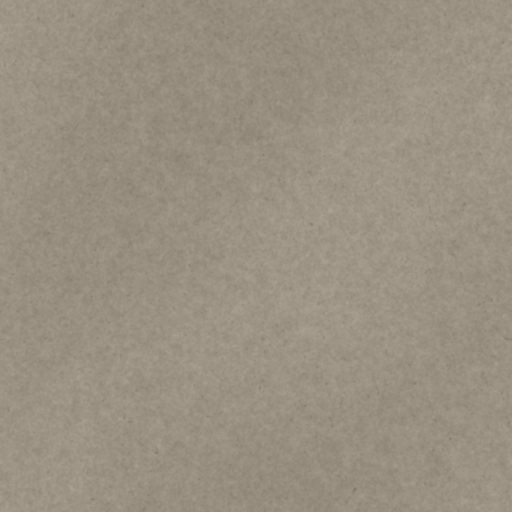
#> input picture Brainstorming/games/meuble/Assets/Art/Environment/floor_carpet.png, 1024 x 1024 px, given in place of wood.png, which was not available (shown at 1/2 size)
$ python derive_env_textures.py
#> lines starting #> are read from the running program, lines starting #| are printed output that depends on the picture
"""
Derives the environment detail and normal maps of OUT OF SIGHT from the product owner's 13 environment images
(Assets/Art/Environment/<surface>.png, 1254 x 1254 RGB), replacing the ambientCG derived ones.

Same contract as derive_textures.py: every detail is a seamless 512 x 512 RGB PNG with r = g = b, imported
LINEAR, mean exactly 240/255 (Tuning.DetailMean), highlights capped at 1.0. The palette colour carries the
meaning, so the detail is grayscale only: the luminance of the source, high-passed with wrap-around filters.

Calm: the contrast of each new detail is matched to the detail it replaces (same std), then lowered further
when its fine detail (mean absolute neighbour difference at 512, 256 and 128 px, a stand-in for what the
Step22d noise probe measures through the mip chain) would exceed the old one's. Walls, floors and the
player lacquer get an extra margin (level 1 read 1.98 of the 2.0 limit with the old set).

Seamless: most sources are nearly but not exactly seamless. Each wrap edge is cross-faded, in a narrow band,
with a copy of the image rolled by about half its size along that axis only (the roll is snapped to the
offset that best matches the pattern, so a weave or a grain stays in phase). Structured sources whose edges
already fall on a joint (tile grout, parquet planks) are left as they are.

Normal maps: the ambientCG ones no longer match these sources, so each surface that had one gets a gentle
tangent space normal map derived from its own new detail (periodic Sobel on the detail as a height), with
at most the xy strength (rms) of the map it replaces and never more fine detail than it (same mips and margin as
the detail), so the tuned Tuning.NormalScale* values keep their meaning and the bump stays calm.
OpenGL convention (green up), like the ambientCG NormalGL maps.

Usage: python tools/assets/derive_env_textures.py   (writes Assets/Art/Environment/Detail/)
The calm targets are read from the retired ambientCG maps, deleted from Assets/ThirdParty/Textures/ambientCG on
2026-11-18: to re-run, restore them first (git checkout fdd2bd36 -- games/OutOfSight/Assets/ThirdParty/Textures).
"""
import json
import os

import numpy as np
from PIL import Image

HERE = os.path.dirname(os.path.abspath(__file__))
ROOT = os.path.normpath(os.path.join(HERE, "..", ".."))
SRC = os.path.join(ROOT, "Assets", "Art", "Environment")
OUT = os.path.join(SRC, "Detail")
OLD = os.path.join(ROOT, "Assets", "ThirdParty", "Textures", "ambientCG")
SIZE = 512
MEAN = 240.0 / 255.0
BAND = 28  # cross-fade half width at the source size (1254 px), about 2 %
# Streaky sources (grain or brushing along x): a wider band, so a streak fades instead of stopping at the seam.
WIDE_BAND = {"wood": 220, "lacquer": 220, "metal": 220}

# surface, old ambientCG id, rotate (deg), high pass sigma (px at 512), soften sigma, seam fix, calm margin
SPECS = [
    ("wood", "Wood049", 90, 96.0, 0.8, True, 1.0),
    ("parquet", "WoodFloor051", 90, 160.0, 0.7, False, 0.9),
    ("plaster", "Plaster001", 0, 48.0, 1.0, True, 0.9),
    ("upholstery", "Fabric011", 0, 64.0, 0.9, True, 1.0),
    ("linen", "Fabric036", 0, 64.0, 0.8, True, 1.0),
    ("carpet", "Carpet012", 0, 64.0, 0.9, True, 0.95),
    ("grass", "Grass001", 0, 96.0, 1.6, True, 1.0),
    ("lacquer", "PaintedWood006C", 90, 96.0, 0.8, True, 0.9),
    ("metal", "Metal009", 0, 96.0, 0.6, True, 1.0),
    ("plastic", "Plastic006", 0, 64.0, 0.9, True, 1.0),
    ("foliage", "Moss002", 0, 64.0, 0.8, True, 1.0),
    ("soil", "Ground104", 0, 64.0, 0.8, True, 1.0),
    ("tile", "Tiles049", 0, 160.0, 0.6, False, 0.95),
]
HAS_NORMAL = {"wood", "parquet", "plaster", "upholstery", "linen", "carpet", "grass", "lacquer", "metal", "tile"}


def luminance(path):
    a = np.asarray(Image.open(path).convert("RGB"), dtype=np.float64) / 255.0
    return 0.2126 * a[..., 0] + 0.7152 * a[..., 1] + 0.0722 * a[..., 2]


def best_roll(a, axis):
    """The roll near half the size along an axis that best matches the image with itself (keeps a weave in phase)."""
    n = a.shape[axis]
    best, best_err = n // 2, None
    for s in range(n // 2 - 40, n // 2 + 41):
        err = np.abs(a - np.roll(a, s, axis=axis)).mean()
        if best_err is None or err < best_err:
            best, best_err = s, err
    return best


def fix_seam(a, axis, band=BAND):
    """Cross-fades the wrap edge along one axis with a rolled copy, so the opposite borders meet."""
    n = a.shape[axis]
    rolled = np.roll(a, best_roll(a, axis), axis=axis)
    d = np.minimum(np.arange(n), n - 1 - np.arange(n)).astype(np.float64)
    t = np.clip(d / band, 0.0, 1.0)
    w = t * t * (3.0 - 2.0 * t)  # 0 on the edge (all rolled copy), 1 beyond the band (all original)
    w = w[:, None] if axis == 0 else w[None, :]
    return w * a + (1.0 - w) * rolled


def resize_wrapped(a, size):
    """Resizes a seamless image without a border seam: tile it 3 x 3, resize, keep the centre."""
    big = np.tile(a, (3, 3))
    im = Image.fromarray(big.astype(np.float32), mode="F").resize((3 * size, 3 * size), Image.LANCZOS)
    r = np.asarray(im, dtype=np.float64)
    return r[size:2 * size, size:2 * size]


def periodic_blur(a, sigma):
    if sigma <= 0:
        return a
    h, w = a.shape
    fy = np.fft.fftfreq(h)[:, None]
    fx = np.fft.fftfreq(w)[None, :]
    g = np.exp(-2.0 * (np.pi * sigma) ** 2 * (fx ** 2 + fy ** 2))
    return np.real(np.fft.ifft2(np.fft.fft2(a) * g))


def fine_detail(d):
    """Mean absolute neighbour difference (wrap-around) at 512, 256 and 128 px (box mips)."""
    out = []
    for _ in range(3):
        out.append(0.5 * (np.abs(d - np.roll(d, 1, 0)).mean() + np.abs(d - np.roll(d, 1, 1)).mean()))
        d = 0.25 * (d[0::2, 0::2] + d[1::2, 0::2] + d[0::2, 1::2] + d[1::2, 1::2])
    return np.array(out)


def remap(z, std, darkest):
    d = MEAN * (1.0 + std * z)
    lo = MEAN * darkest
    for _ in range(40):
        d = np.clip(d, lo, 1.0)
        d = d + (MEAN - d.mean())
    return np.clip(d, lo, 1.0)


def normal_from(d, old_xy, margin):
    """
    A gentle tangent space normal map (OpenGL, green up) from the detail as a height: as strong as the old map
    (xy rms) at most, and never with more fine detail than the old map at any of the three mips (times the margin).
    """
    rms = float(np.sqrt(old_xy[..., 0].std() ** 2 + old_xy[..., 1].std() ** 2))
    old_fine = fine_detail(old_xy[..., 0]) + fine_detail(old_xy[..., 1])
    h = d / MEAN
    gx = (np.roll(h, -1, 1) - np.roll(h, 1, 1)) * 2 + (np.roll(np.roll(h, -1, 1), 1, 0) - np.roll(np.roll(h, 1, 1), 1, 0)) \
        + (np.roll(np.roll(h, -1, 1), -1, 0) - np.roll(np.roll(h, 1, 1), -1, 0))
    gy = (np.roll(h, -1, 0) - np.roll(h, 1, 0)) * 2 + (np.roll(np.roll(h, -1, 0), 1, 1) - np.roll(np.roll(h, 1, 0), 1, 1)) \
        + (np.roll(np.roll(h, -1, 0), -1, 1) - np.roll(np.roll(h, 1, 0), -1, 1))
    gx = periodic_blur(gx / 8.0, 0.6)
    gy = periodic_blur(gy / 8.0, 0.6)
    k_lo, k_hi = 0.0, 400.0
    for _ in range(50):  # bisect the strength so the xy rms of the unit normals matches the old map
        k = 0.5 * (k_lo + k_hi)
        nx, ny = -k * gx, k * gy  # image rows grow downwards, texture v upwards
        inv = 1.0 / np.sqrt(nx * nx + ny * ny + 1.0)
        cur = np.sqrt((nx * inv).std() ** 2 + (ny * inv).std() ** 2)
        fine = ((fine_detail(nx * inv) + fine_detail(ny * inv)) / old_fine).max()
        if cur < rms and fine < margin:
            k_lo = k
        else:
            k_hi = k
    n = np.stack([nx * inv, ny * inv, inv], axis=-1)
    return np.clip(np.round((n * 0.5 + 0.5) * 255.0), 0, 255).astype(np.uint8), k, cur, fine


def derive(name, old_id, rotate, hp, soft, seam, margin):
    lum = luminance(os.path.join(SRC, name + ".png"))
    if seam:
        band = WIDE_BAND.get(name, BAND)
        lum = fix_seam(fix_seam(lum, 1, band), 0, BAND)
    if rotate:
        lum = np.rot90(lum, k=rotate // 90)
    lum = resize_wrapped(lum, SIZE)
    lum = lum - periodic_blur(lum, hp) + lum.mean()
    lum = periodic_blur(lum, soft)
    z = (lum - lum.mean()) / lum.std()

    old = np.asarray(Image.open(os.path.join(OLD, f"detail_{name}_{old_id}.png")).convert("L"), dtype=np.float64) / 255.0
    old_std = old.std() / MEAN
    darkest = max(old.min() / MEAN, 0.66)
    old_fine = fine_detail(old)
    std = old_std
    for _ in range(6):  # calm: never more fine detail than the old map at any of the three mips (times the margin)
        d = remap(z, std, darkest)
        ratio = (fine_detail(d) / old_fine).max()
        if ratio <= margin * 1.005:
            break
        std *= margin / ratio
    byte = np.clip(np.round(d * 255.0), 0, 255).astype(np.uint8)
    os.makedirs(OUT, exist_ok=True)
    Image.fromarray(np.stack([byte] * 3, axis=-1), mode="RGB").save(os.path.join(OUT, f"detail_{name}.png"), optimize=True)
    v = byte.astype(np.float64) / 255.0
    stats = {
        "surface": name, "mean": round(float(v.mean()), 5), "std": round(float(v.std()), 5),
        "oldStd": round(float(old.std()), 5), "min": round(float(v.min()), 4), "max": round(float(v.max()), 4),
        "fineVsOld": [round(float(x), 3) for x in fine_detail(v) / old_fine],
    }
    if name in HAS_NORMAL:
        on = np.asarray(Image.open(os.path.join(OLD, f"normal_{name}_{old_id}.png")).convert("RGB"), dtype=np.float64) / 255.0 * 2 - 1
        nrm, k, rms, fine = normal_from(v, on, margin)
        Image.fromarray(nrm, mode="RGB").save(os.path.join(OUT, f"normal_{name}.png"), optimize=True)
        stats["normalRms"] = round(rms, 4)
        stats["oldNormalRms"] = round(float(np.sqrt(on[..., 0].std() ** 2 + on[..., 1].std() ** 2)), 4)
        stats["normalFineVsOld"] = round(fine, 3)
        stats["normalStrength"] = round(k, 2)
    return stats


def main():
    report = [derive(*s) for s in SPECS]
#> the loop in best_roll, `for s in range(n // 2 - 40, n // 2 + 41):` made 81 passes
#> (err, best, best_err) on pass 1: (0.0219, 472, 0.0219)
#> err on passes 2 to 7: 0.0219, 0.0219, 0.0219, 0.0219, 0.022, 0.022
#> after the loop in best_roll, `for s in range(n // 2 - 40, n // 2 + 41):`: best = 472; best_err = 0.0219
#> in fix_seam, `rolled = np.roll(a, best_roll(a, axis), axis=axis)`:
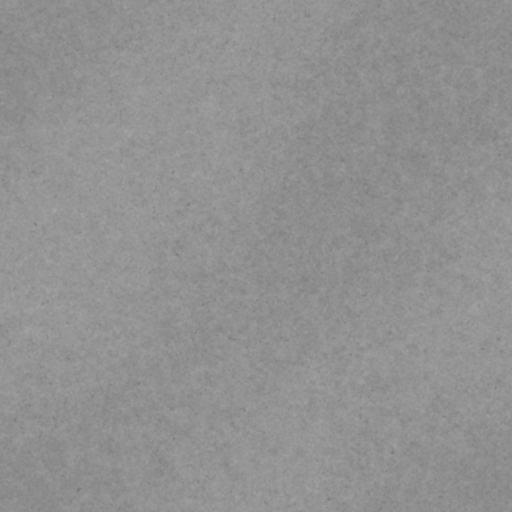
#> rolled: shape (1024, 1024) float64 (shown at 1/2 size); min 0.461, max 0.651, mean 0.571
#> the loop in best_roll (call 2), `for s in range(n // 2 - 40, n // 2 + 41):` made 81 passes
#> (err, best, best_err) on pass 1: (0.0207, 472, 0.0207)
#> err on passes 2 to 7: 0.0207, 0.0207, 0.0207, 0.0207, 0.0207, 0.0208
#> in resize_wrapped, `return r[size:2 * size, size:2 * size]`:
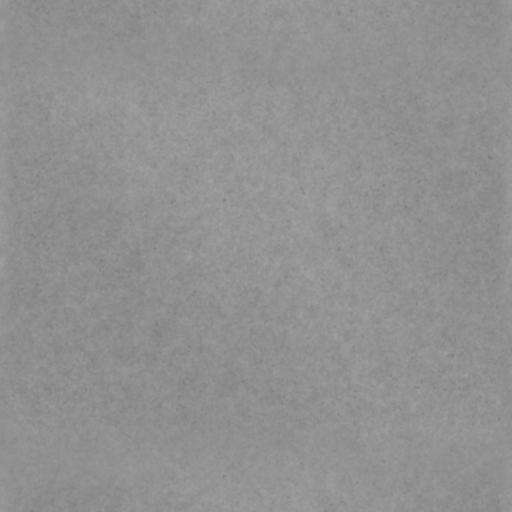
#> returned value: shape (512, 512) float64; min 0.461, max 0.653, mean 0.57
#> in derive, `z = (lum - lum.mean()) / lum.std()`:
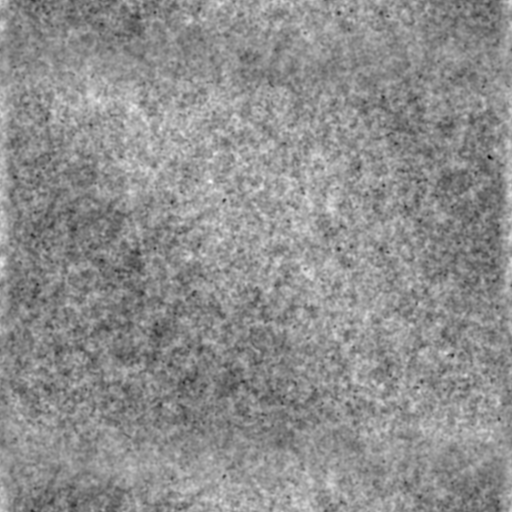
#> z: shape (512, 512) float64; min -6.38, max 5.03, mean -8.82e-15; drawn with min black and max white
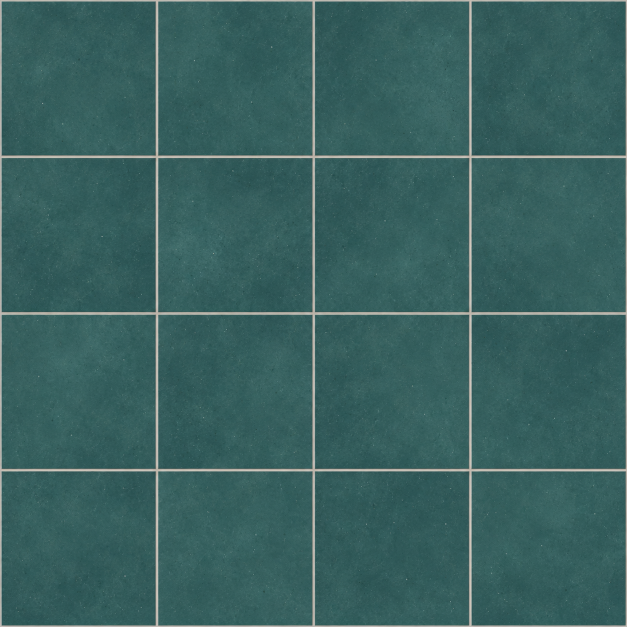
#> input picture Brainstorming/games/meuble/Assets/Art/Environment/tile_bathroom_large_teal.png, 1254 x 1254 px, given in place of detail_wood_Wood049.png, which was not available (shown at 1/2 size)
#> in derive, `old = np.asarray(Image.open(os.path.join(OLD, f"detail_{name}_{old_id}..`:
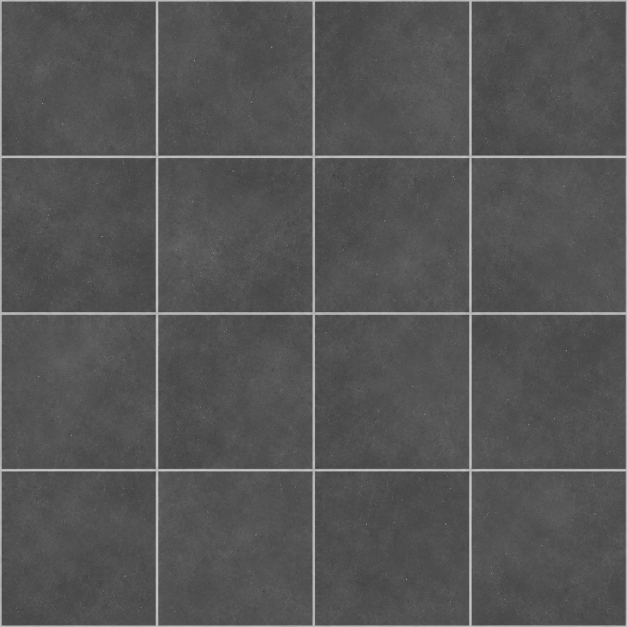
#> old: shape (1254, 1254) float64 (shown at 1/2 size); min 0.192, max 0.831, mean 0.333
#> in derive, `old_std = old.std() / MEAN`: old_std = 0.0776
#> in derive, `darkest = max(old.min() / MEAN, 0.66)`: darkest = 0.66
#> the loop in fine_detail, `for _ in range(3):` made 2 passes
#> pass 1, in fine_detail, `d = 0.25 * (d[0::2, 0::2] + d[1::2, 0::2] + d[0::2, 1::2] + d[1::2, 1:..`:
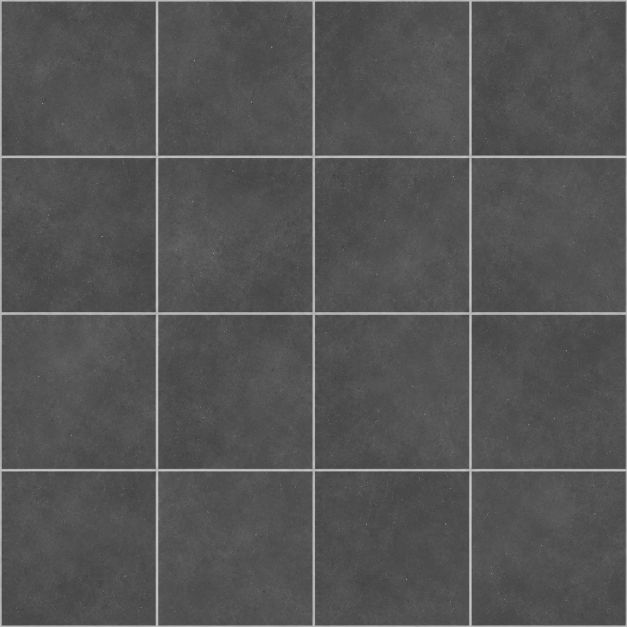
#> d: shape (627, 627) float64; min 0.235, max 0.801, mean 0.333
#> after the loop in fine_detail, `for _ in range(3):`: out = [0.0121, 0.0136]
    for r in report:
        print(json.dumps(r))
    with open(os.path.join(HERE, "derive_env_stats.json"), "w", encoding="utf-8") as f:
        json.dump(report, f, indent=1)


if __name__ == "__main__":
#> (the run stopped early here; a loop or call above may not have finished)
